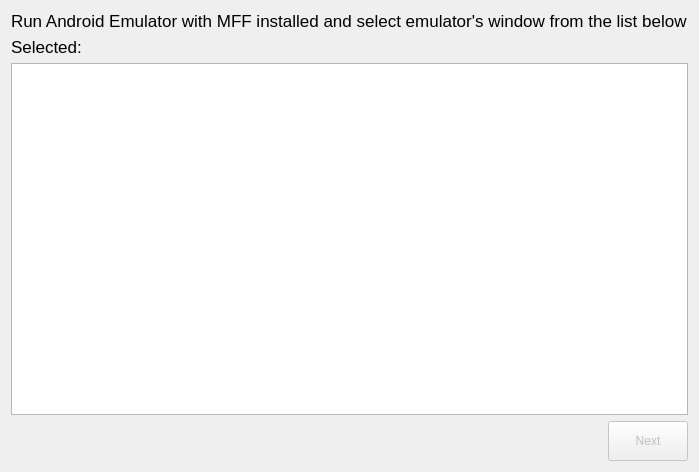
<?xml version="1.0" encoding="UTF-8"?>
<ui version="4.0">
 <class>Dialog</class>
 <widget class="QDialog" name="Dialog">
  <property name="geometry">
   <rect>
    <x>0</x>
    <y>0</y>
    <width>651</width>
    <height>472</height>
   </rect>
  </property>
  <property name="windowTitle">
   <string>Setup</string>
  </property>
  <layout class="QVBoxLayout" name="verticalLayout_2">
   <item>
    <layout class="QVBoxLayout" name="verticalLayout">
     <item>
      <widget class="QLabel" name="select_emulator_label">
       <property name="font">
        <font>
         <pointsize>13</pointsize>
         <weight>50</weight>
         <bold>false</bold>
        </font>
       </property>
       <property name="text">
        <string>Run Android Emulator with MFF installed and select emulator's window from the list below</string>
       </property>
      </widget>
     </item>
     <item>
      <widget class="QLabel" name="selected_emulator_info_label">
       <property name="font">
        <font>
         <pointsize>13</pointsize>
         <weight>50</weight>
         <bold>false</bold>
        </font>
       </property>
       <property name="text">
        <string>Selected:</string>
       </property>
       <property name="alignment">
        <set>Qt::AlignLeading|Qt::AlignLeft|Qt::AlignVCenter</set>
       </property>
      </widget>
     </item>
    </layout>
   </item>
   <item>
    <widget class="QListWidget" name="emulators_list_widget">
     <property name="iconSize">
      <size>
       <width>256</width>
       <height>256</height>
      </size>
     </property>
     <property name="movement">
      <enum>QListView::Static</enum>
     </property>
     <property name="flow">
      <enum>QListView::LeftToRight</enum>
     </property>
     <property name="resizeMode">
      <enum>QListView::Adjust</enum>
     </property>
     <property name="layoutMode">
      <enum>QListView::SinglePass</enum>
     </property>
     <property name="spacing">
      <number>0</number>
     </property>
     <property name="gridSize">
      <size>
       <width>300</width>
       <height>169</height>
      </size>
     </property>
     <property name="viewMode">
      <enum>QListView::IconMode</enum>
     </property>
     <property name="modelColumn">
      <number>0</number>
     </property>
     <property name="uniformItemSizes">
      <bool>false</bool>
     </property>
     <property name="selectionRectVisible">
      <bool>true</bool>
     </property>
    </widget>
   </item>
   <item>
    <layout class="QHBoxLayout" name="horizontalLayout">
     <item>
      <spacer name="horizontalSpacer">
       <property name="orientation">
        <enum>Qt::Horizontal</enum>
       </property>
       <property name="sizeHint" stdset="0">
        <size>
         <width>40</width>
         <height>20</height>
        </size>
       </property>
      </spacer>
     </item>
     <item>
      <widget class="QPushButton" name="next_button">
       <property name="enabled">
        <bool>false</bool>
       </property>
       <property name="minimumSize">
        <size>
         <width>0</width>
         <height>40</height>
        </size>
       </property>
       <property name="text">
        <string>Next</string>
       </property>
       <property name="checkable">
        <bool>false</bool>
       </property>
      </widget>
     </item>
    </layout>
   </item>
  </layout>
 </widget>
 <resources/>
 <connections/>
</ui>
